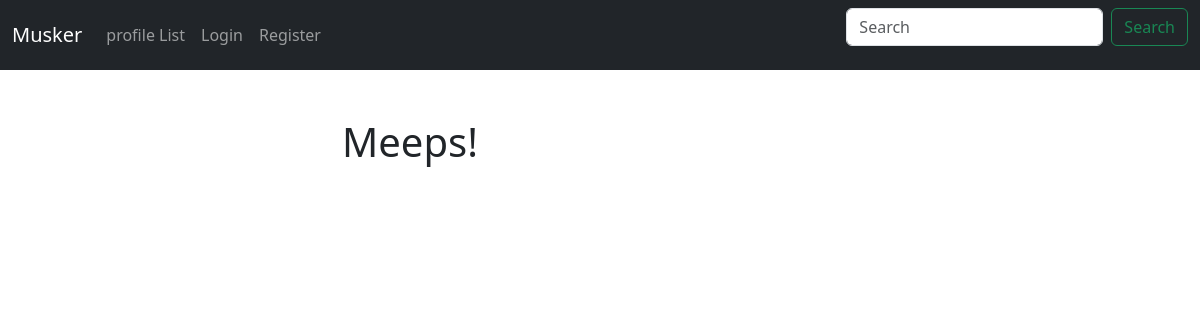
The app's page /, older data.
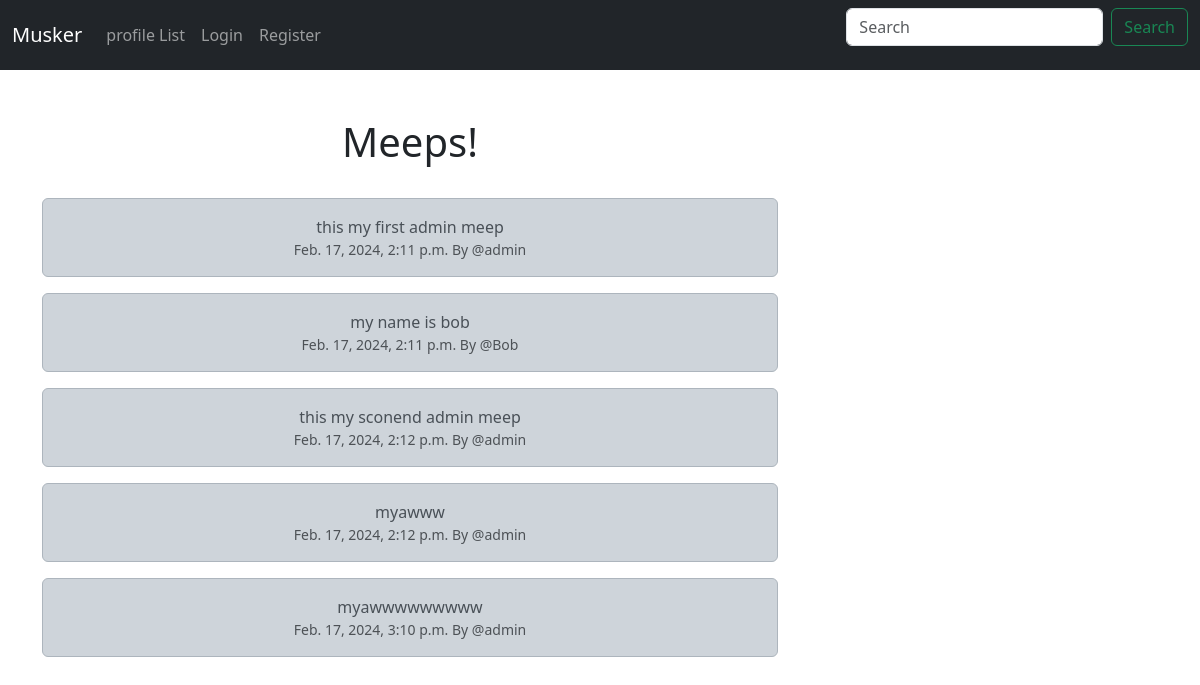
The same page, newer data.
### muskerapp/models.py (models this page shows, shortened)
class Meep(models.Model):
        user = models.ForeignKey(
        User,related_name="meeps",
        on_delete=models.DO_NOTHING
    )
        body=models.CharField(max_length=200)
        create_at=models.DateTimeField(auto_now_add=True)

### muskerapp/views.py (the view)
# urls.py: path('',home,name="home"),
def home(request):
    if request.user.is_authenticated:
        form=MeepForm(request.POST or None)
        if request.method=='POST':
            if form.is_valid():
                meep=form.save(commit=False)
                meep.user=request.user
                meep.save()
                messages.success(request,f"Your Meep Has Been Posted!")
                return redirect('home')
        meeps = Meep.objects.all().order_by('create_at')
        return render(request, 'home.html', {"meeps": meeps,"form": form})
    else:
        meeps = Meep.objects.all().order_by('create_at')
        return render(request, 'home.html', {"meeps":meeps})

### muskerapp/templates/home.html (shortened to what this page needs)
{% extends "base.html" %}
{%block content%}
<div class="container text-center">
    <div class="row">
    <div class="col-8">
<h1>Meeps!</h1>
<br/>
{% for meep in meeps %}
<div class="alert alert-dark" role="alert">
    {{meep.body}}<br/>
    <small class="text-muted ">
        {{meep.create_at}}
        By @{{meep.user.username}}
    </small>
  </div>
{% endfor %}
</div>
<div class="col-4">
    <br/><br/>
</div>
{%endblock%}

Row changes from the older to the newer data that the page shows:
added Meep: body "this my first admin meep", create_at "Feb. 17, 2024, 2:11 p.m.", user.username "admin"
added Meep: body "my name is bob", create_at "Feb. 17, 2024, 2:11 p.m.", user.username "Bob"
added Meep: body "this my sconend admin meep", create_at "Feb. 17, 2024, 2:12 p.m.", user.username "admin"
added Meep: body "myawww", create_at "Feb. 17, 2024, 2:12 p.m.", user.username "admin"
added Meep: body "myawwwwwwwww", create_at "Feb. 17, 2024, 3:10 p.m.", user.username "admin"
